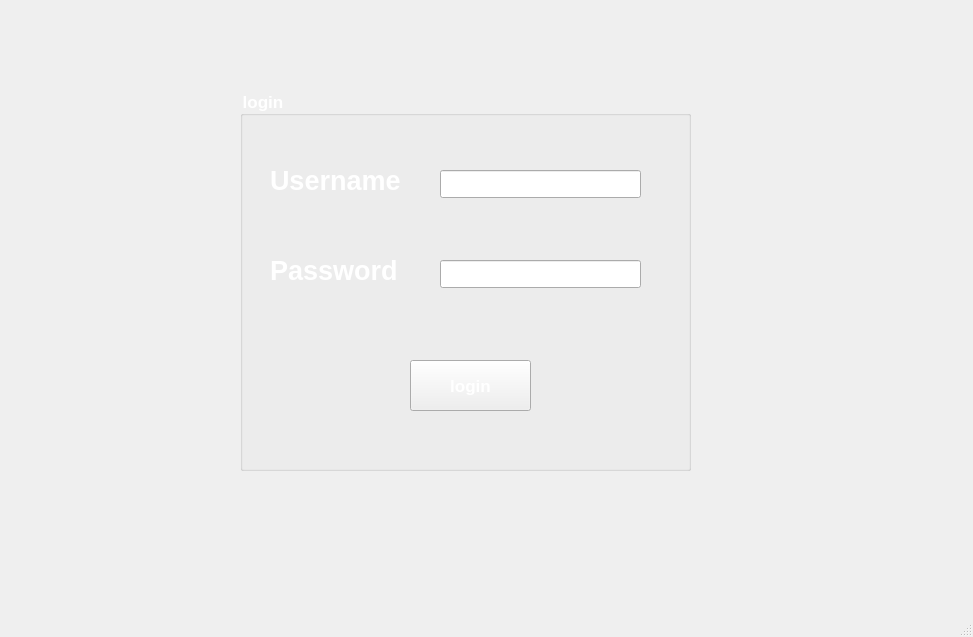
<?xml version="1.0" encoding="UTF-8"?>
<ui version="4.0">
 <class>MainWindow</class>
 <widget class="QMainWindow" name="MainWindow">
  <property name="geometry">
   <rect>
    <x>0</x>
    <y>0</y>
    <width>973</width>
    <height>637</height>
   </rect>
  </property>
  <property name="windowTitle">
   <string>MainWindow</string>
  </property>
  <widget class="QWidget" name="centralwidget">
   <widget class="QLabel" name="label">
    <property name="geometry">
     <rect>
      <x>-110</x>
      <y>-80</y>
      <width>1121</width>
      <height>731</height>
     </rect>
    </property>
    <property name="styleSheet">
     <string notr="true">image: url(:/res/vecteezy_zigzag-blue-background-epl-english-premier-league-thumbnail_35674784.jpg);</string>
    </property>
    <property name="text">
     <string/>
    </property>
   </widget>
   <widget class="QGroupBox" name="groupBox">
    <property name="geometry">
     <rect>
      <x>240</x>
      <y>90</y>
      <width>451</width>
      <height>381</height>
     </rect>
    </property>
    <property name="font">
     <font>
      <pointsize>13</pointsize>
      <bold>true</bold>
     </font>
    </property>
    <property name="styleSheet">
     <string notr="true">color : white</string>
    </property>
    <property name="title">
     <string>login</string>
    </property>
    <widget class="QLabel" name="label_2">
     <property name="geometry">
      <rect>
       <x>30</x>
       <y>70</y>
       <width>171</width>
       <height>41</height>
      </rect>
     </property>
     <property name="font">
      <font>
       <pointsize>20</pointsize>
       <bold>true</bold>
      </font>
     </property>
     <property name="autoFillBackground">
      <bool>false</bool>
     </property>
     <property name="styleSheet">
      <string notr="true">color : white
</string>
     </property>
     <property name="text">
      <string>Username</string>
     </property>
    </widget>
    <widget class="QLabel" name="label_3">
     <property name="geometry">
      <rect>
       <x>30</x>
       <y>160</y>
       <width>151</width>
       <height>41</height>
      </rect>
     </property>
     <property name="font">
      <font>
       <pointsize>20</pointsize>
       <bold>true</bold>
      </font>
     </property>
     <property name="autoFillBackground">
      <bool>false</bool>
     </property>
     <property name="styleSheet">
      <string notr="true">color : white
</string>
     </property>
     <property name="text">
      <string>Password</string>
     </property>
    </widget>
    <widget class="QLineEdit" name="lineEdit">
     <property name="geometry">
      <rect>
       <x>200</x>
       <y>80</y>
       <width>201</width>
       <height>28</height>
      </rect>
     </property>
    </widget>
    <widget class="QLineEdit" name="lineEdit_2">
     <property name="geometry">
      <rect>
       <x>200</x>
       <y>170</y>
       <width>201</width>
       <height>28</height>
      </rect>
     </property>
    </widget>
    <widget class="QPushButton" name="pushButton">
     <property name="geometry">
      <rect>
       <x>170</x>
       <y>270</y>
       <width>121</width>
       <height>51</height>
      </rect>
     </property>
     <property name="font">
      <font>
       <pointsize>13</pointsize>
       <bold>true</bold>
      </font>
     </property>
     <property name="text">
      <string>login</string>
     </property>
    </widget>
   </widget>
  </widget>
  <widget class="QMenuBar" name="menubar">
   <property name="geometry">
    <rect>
     <x>0</x>
     <y>0</y>
     <width>973</width>
     <height>25</height>
    </rect>
   </property>
  </widget>
  <widget class="QStatusBar" name="statusbar"/>
 </widget>
 <resources/>
 <connections/>
</ui>
